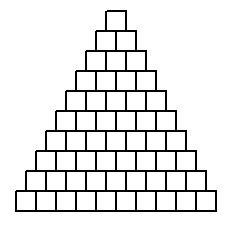

This chart was generated by the following Python code:
"""
   正方形金字塔.py
"""
import turtle

def draw_square(length):
    for _ in range(4):
        turtle.fd(length)
        turtle.rt(90)
        
levels = 10                       # 层数 
length = 20                       # 正方形的边长

turtle.speed(0)                   # 移动速度为最快
turtle.delay(0)                   # 绘画延时为0毫秒
turtle.width(2)                   # 画笔宽度为2
for c in range(levels,0,-1):
    for _ in range(c):
        draw_square(length)
        turtle.fd(length)
    if c == 1:break
    turtle.bk(length*c)           # 回到这行的起点
    turtle.fd(length/2)           # 前进边长的一半 
    turtle.left(90)               # 左转90度(变成向上了)
    turtle.fd(length)             # 前进length
    turtle.right(90)

turtle.ht()                       # 隐藏海龟
turtle.done()                     # 事件循环
    
    
